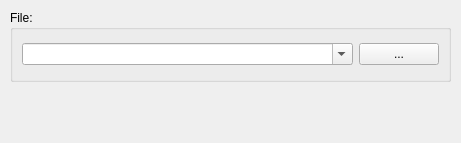
<ui version="4.0" >
 <class>Form</class>
 <widget class="QWidget" name="Form" >
  <property name="geometry" >
   <rect>
    <x>0</x>
    <y>0</y>
    <width>461</width>
    <height>143</height>
   </rect>
  </property>
  <property name="windowTitle" >
   <string>Form</string>
  </property>
  <widget class="QGroupBox" name="groupBox" >
   <property name="geometry" >
    <rect>
     <x>10</x>
     <y>10</y>
     <width>441</width>
     <height>72</height>
    </rect>
   </property>
   <property name="title" >
    <string>File:</string>
   </property>
   <layout class="QHBoxLayout" >
    <property name="margin" >
     <number>9</number>
    </property>
    <property name="spacing" >
     <number>6</number>
    </property>
    <item>
     <layout class="QHBoxLayout" >
      <property name="margin" >
       <number>0</number>
      </property>
      <property name="spacing" >
       <number>6</number>
      </property>
      <item>
       <widget class="QComboBox" name="comboBox" >
        <property name="sizePolicy" >
         <sizepolicy>
          <hsizetype>5</hsizetype>
          <vsizetype>0</vsizetype>
          <horstretch>1</horstretch>
          <verstretch>0</verstretch>
         </sizepolicy>
        </property>
        <property name="editable" >
         <bool>true</bool>
        </property>
       </widget>
      </item>
      <item>
       <widget class="QPushButton" name="pushButton" >
        <property name="text" >
         <string>...</string>
        </property>
       </widget>
      </item>
     </layout>
    </item>
   </layout>
  </widget>
 </widget>
 <resources/>
 <connections/>
</ui>
